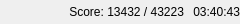
<?xml version="1.0" encoding="UTF-8"?>
<ui version="4.0">
 <class>TinyScoreWidget</class>
 <widget class="QWidget" name="TinyScoreWidget">
  <property name="geometry">
   <rect>
    <x>0</x>
    <y>0</y>
    <width>240</width>
    <height>24</height>
   </rect>
  </property>
  <property name="maximumSize">
   <size>
    <width>240</width>
    <height>16777215</height>
   </size>
  </property>
  <property name="windowTitle">
   <string/>
  </property>
  <layout class="QHBoxLayout" name="horizontalLayout">
   <property name="spacing">
    <number>9</number>
   </property>
   <property name="margin">
    <number>0</number>
   </property>
   <item>
    <spacer name="horizontalSpacer">
     <property name="orientation">
      <enum>Qt::Horizontal</enum>
     </property>
     <property name="sizeHint" stdset="0">
      <size>
       <width>40</width>
       <height>20</height>
      </size>
     </property>
    </spacer>
   </item>
   <item>
    <widget class="QLabel" name="scoreLabel">
     <property name="sizePolicy">
      <sizepolicy hsizetype="Minimum" vsizetype="Preferred">
       <horstretch>0</horstretch>
       <verstretch>0</verstretch>
      </sizepolicy>
     </property>
     <property name="text">
      <string notr="true">Score: 13432 / 43223</string>
     </property>
     <property name="alignment">
      <set>Qt::AlignRight|Qt::AlignTrailing|Qt::AlignVCenter</set>
     </property>
    </widget>
   </item>
   <item>
    <widget class="QLabel" name="timeLabel">
     <property name="sizePolicy">
      <sizepolicy hsizetype="Minimum" vsizetype="Preferred">
       <horstretch>0</horstretch>
       <verstretch>0</verstretch>
      </sizepolicy>
     </property>
     <property name="text">
      <string notr="true">03:40:43</string>
     </property>
     <property name="alignment">
      <set>Qt::AlignRight|Qt::AlignTrailing|Qt::AlignVCenter</set>
     </property>
    </widget>
   </item>
  </layout>
 </widget>
 <resources/>
 <connections/>
</ui>
